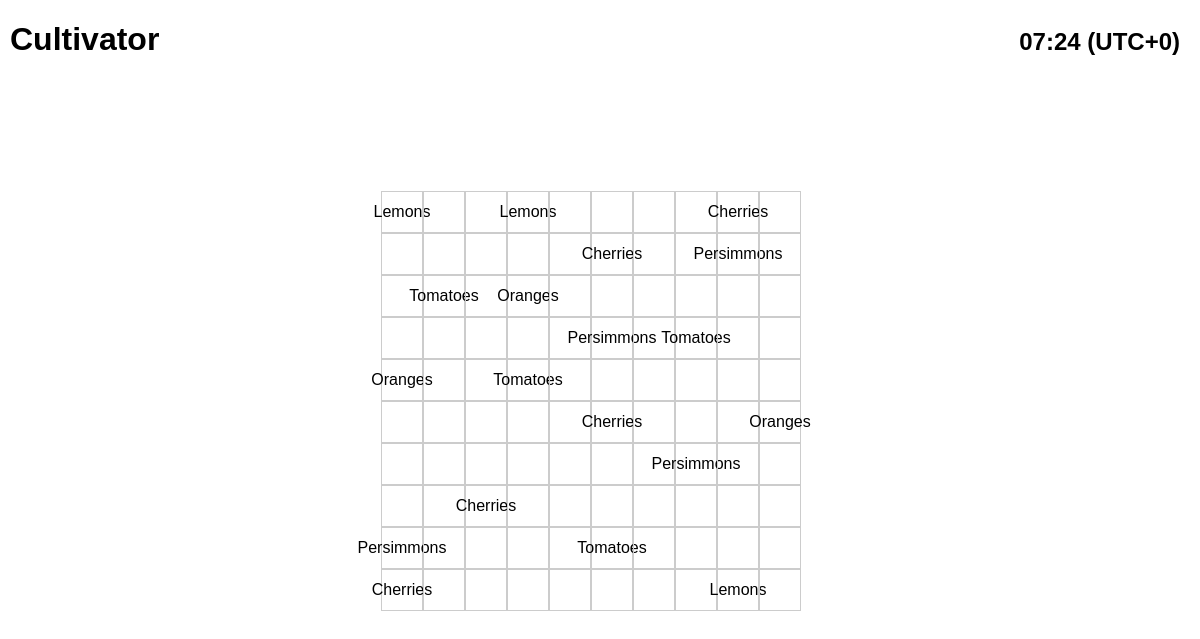
/display_grid/2, run on an earlier commit of the app's database.
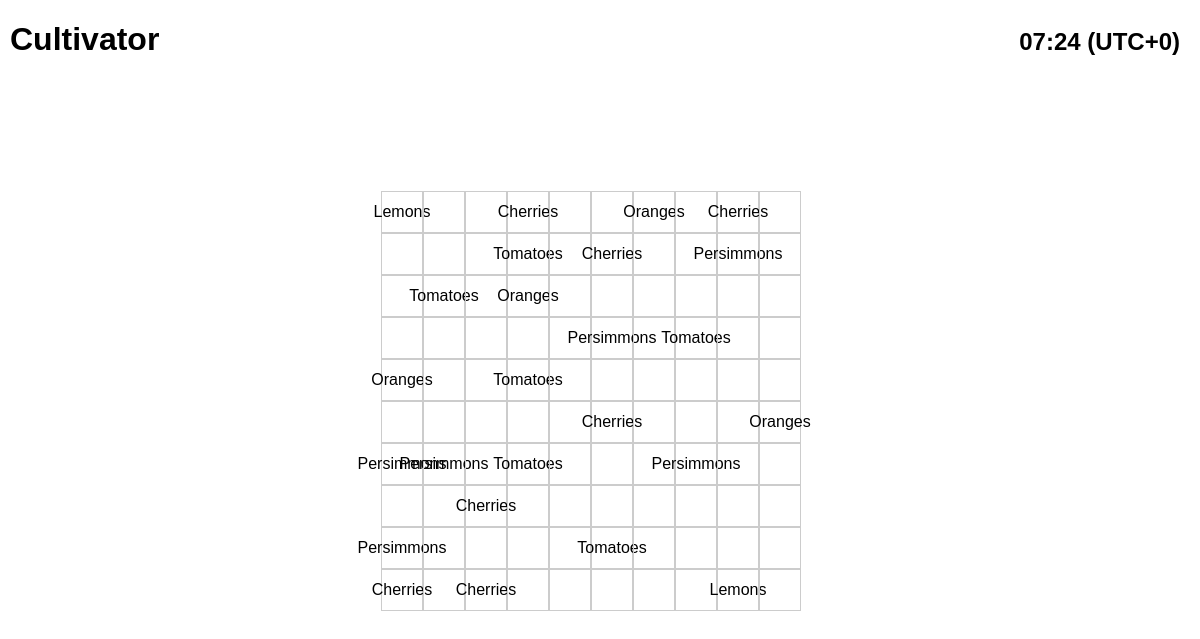
And on a later commit of the database.
### tables this page shows
CREATE TABLE grid_cells (
                        id INTEGER PRIMARY KEY AUTOINCREMENT,
                        grid_id INTEGER NOT NULL,
                        row_index INTEGER NOT NULL,
                        column_index INTEGER NOT NULL,
                        content TEXT,
                        FOREIGN KEY(grid_id) REFERENCES crop_grids(id)
                     );

### main.py (the view)
@app.route('/display_grid/<int:grid_id>', methods=['GET', 'POST'])
def display_grid(grid_id):
    db = get_db()
    c = db.cursor()
    c.execute('''SELECT * FROM crop_grids WHERE id = ?''', (grid_id,))
    grid = c.fetchone()
    width = grid[3]  # Assuming width is at index 3 in the database
    height = grid[2]  # Assuming height is at index 2 in the database
    c.execute('''SELECT row_index, column_index, content FROM grid_cells WHERE grid_id = ?''', (grid_id,))
    cells = c.fetchall()
    cell_contents = {(cell[0], cell[1]): cell[2] for cell in cells}
    return render_template('display_grid.html', width=width, height=height, cell_contents=cell_contents, grid_id=grid_id)

### main.py (called while the page is built)
def get_db():
    db = getattr(g, '_database', None)
    if db is None:
        db = g._database = sqlite3.connect(app.config['DATABASE'])
    return db

@app.teardown_appcontext
def close_connection(exception):
    db = getattr(g, '_database', None)
    if db is not None:
        db.close()

### templates/display_grid.html (shortened to what this page needs)
<!DOCTYPE html>
<html>
<head>
</head>
<body>
    <div class="header">
        <a href=".."><h1>Cultivator</h1></a>
    </div>
    <div class="clock" id="clock"></div>
    <div class="grid-container">
        {% for i in range(height) %}
            {% for j in range(width) %}
                <div class="grid-cell" data-row="{{ i }}" data-column="{{ j }}" data-grid-id="{{ grid_id }}">
                    {% if (i, j) in cell_contents %}
                        {{ cell_contents[(i, j)] }}
                    {% endif %}
                </div>
            {% endfor %}
        {% endfor %}
    </div>
</body>
</html>

What changed in the data, as far as the page shows it:
added grid_cells: content "Oranges"
added grid_cells: content "Tomatoes"
added grid_cells: content "Persimmons"
added grid_cells: content "Persimmons"
added grid_cells: content "Tomatoes"
added grid_cells: content "Cherries"
Also different on the page:
new list line: "Cherries"
new list line: "Persimmons"
list line gone: "Lemons"
